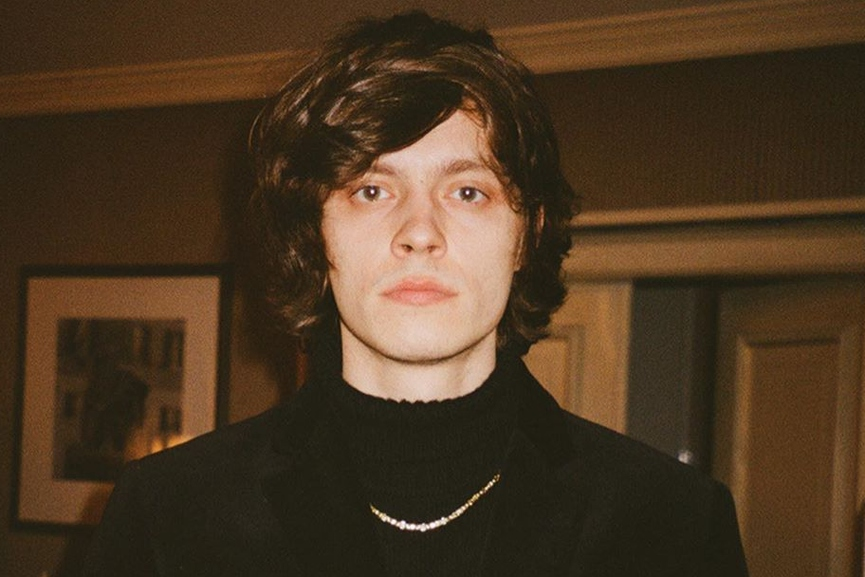
#> input picture images/Grisha.jpg, 865 x 577 px
$ python 7.2.py
#> lines starting #> are read from the running program, lines starting #| are printed output that depends on the picture
import os
from PIL import Image

def process_image(image_path):
#> called with image_path = 'images/Grisha.jpg'
    try:
        # Открытие изображения
        with Image.open(image_path) as img:
            # Получение оригинальных размеров
#> img is the input picture: PIL image 865x577 RGB; mean R, G, B 76, 55.8, 35
            original_width, original_height = img.size
#> original_width = 865; original_height = 577

            # Создание уменьшенной в три раза копии изображения
            new_width = original_width // 3
#> new_width = 288
            new_height = original_height // 3
#> new_height = 192
            smaller_img = img.resize((new_width, new_height), Image.LANCZOS) # Алгоритм ресемплинга
            smaller_img.save("images/smaller_image.jpg")
            print(f"Уменьшенное изображение сохранено как 'smaller_image.jpg'")

            # Создание горизонтального зеркального изображения
            horizontal_flip_img = img.transpose(Image.FLIP_LEFT_RIGHT)
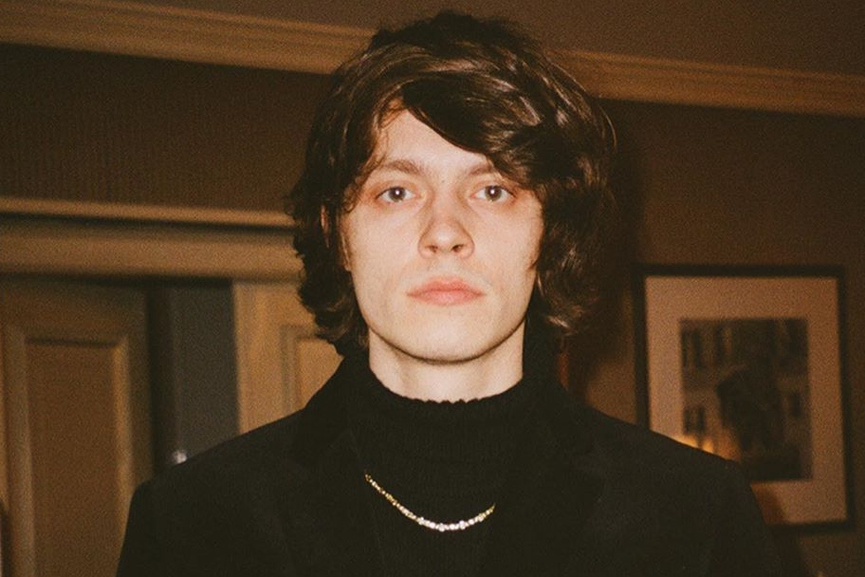
#> horizontal_flip_img: PIL image 865x577 RGB; mean R, G, B 76, 55.8, 35
            horizontal_flip_img.save("images/horizontal_flip_image.jpg")
            print(f"Горизонтально зеркальное изображение сохранено как 'horizontal_flip_image.jpg'")

            # Создание вертикального зеркального изображения
            vertical_flip_img = img.transpose(Image.FLIP_TOP_BOTTOM)
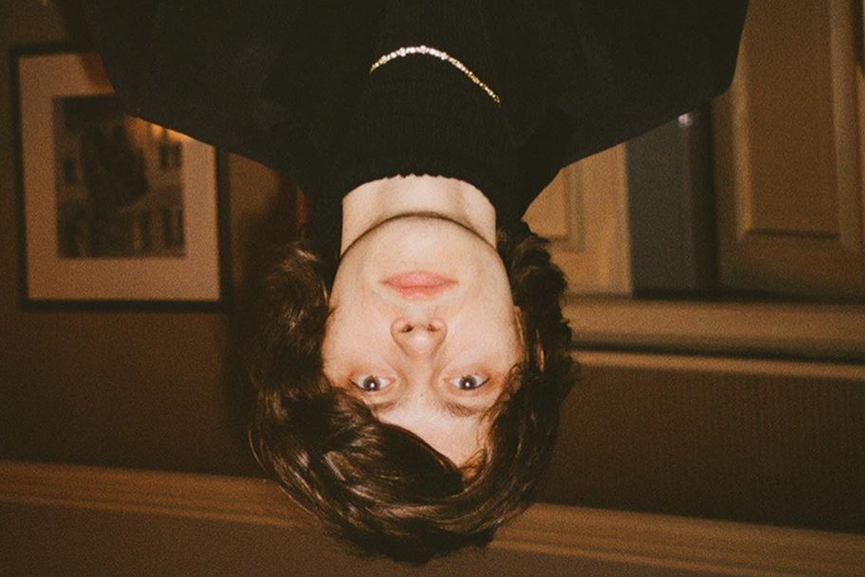
#> vertical_flip_img: PIL image 865x577 RGB; mean R, G, B 76, 55.8, 35
            vertical_flip_img.save("images/vertical_flip_image.jpg")
            print(f"Вертикально зеркальное изображение сохранено как 'vertical_flip_image.jpg'")

    except FileNotFoundError:
        print(f"Файл '{image_path}' не найден.")
    except Exception as e:
        print(f"Произошла ошибка: {e}")


image_path = "images/Grisha.jpg" # Путь к нашей картинке
process_image(image_path)

$ run again, with images/3.jpg copied over images/Grisha.jpg
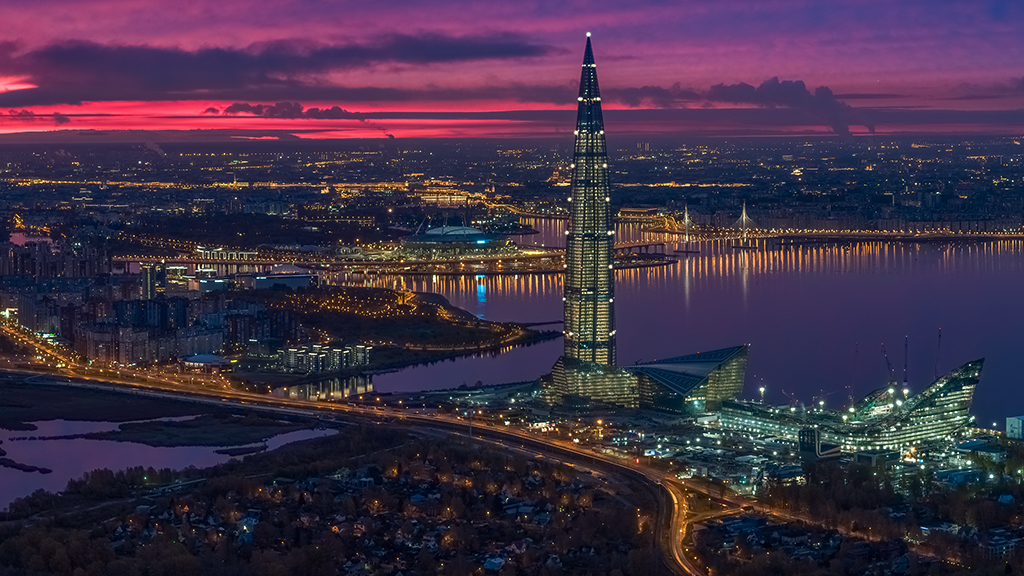
#> input picture images/3.jpg, 1024 x 576 px
#> in process_image, img is the input picture: PIL image 1024x576 RGB; mean R, G, B 64.1, 48.7, 70.7
#> in process_image, `horizontal_flip_img = img.transpose(Image.FLIP_LEFT_RIGHT)`:
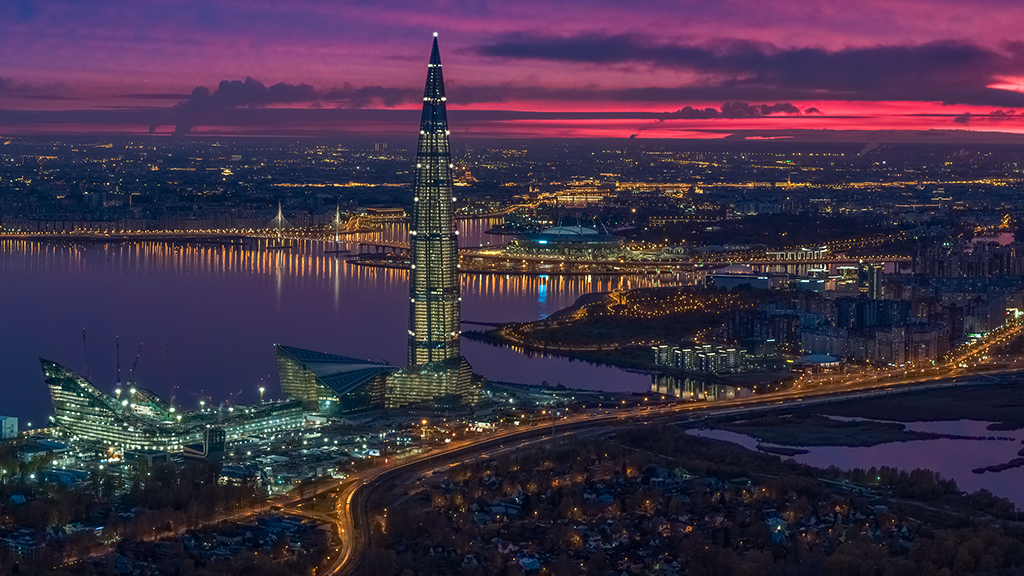
#> horizontal_flip_img: PIL image 1024x576 RGB; mean R, G, B 64.1, 48.7, 70.7
#> in process_image, `vertical_flip_img = img.transpose(Image.FLIP_TOP_BOTTOM)`:
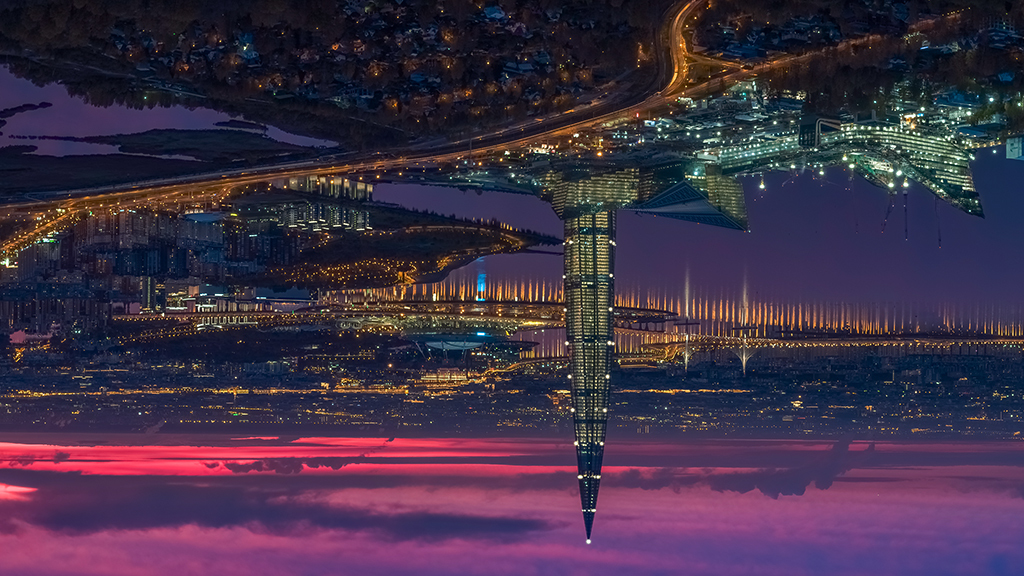
#> vertical_flip_img: PIL image 1024x576 RGB; mean R, G, B 64.1, 48.7, 70.7
